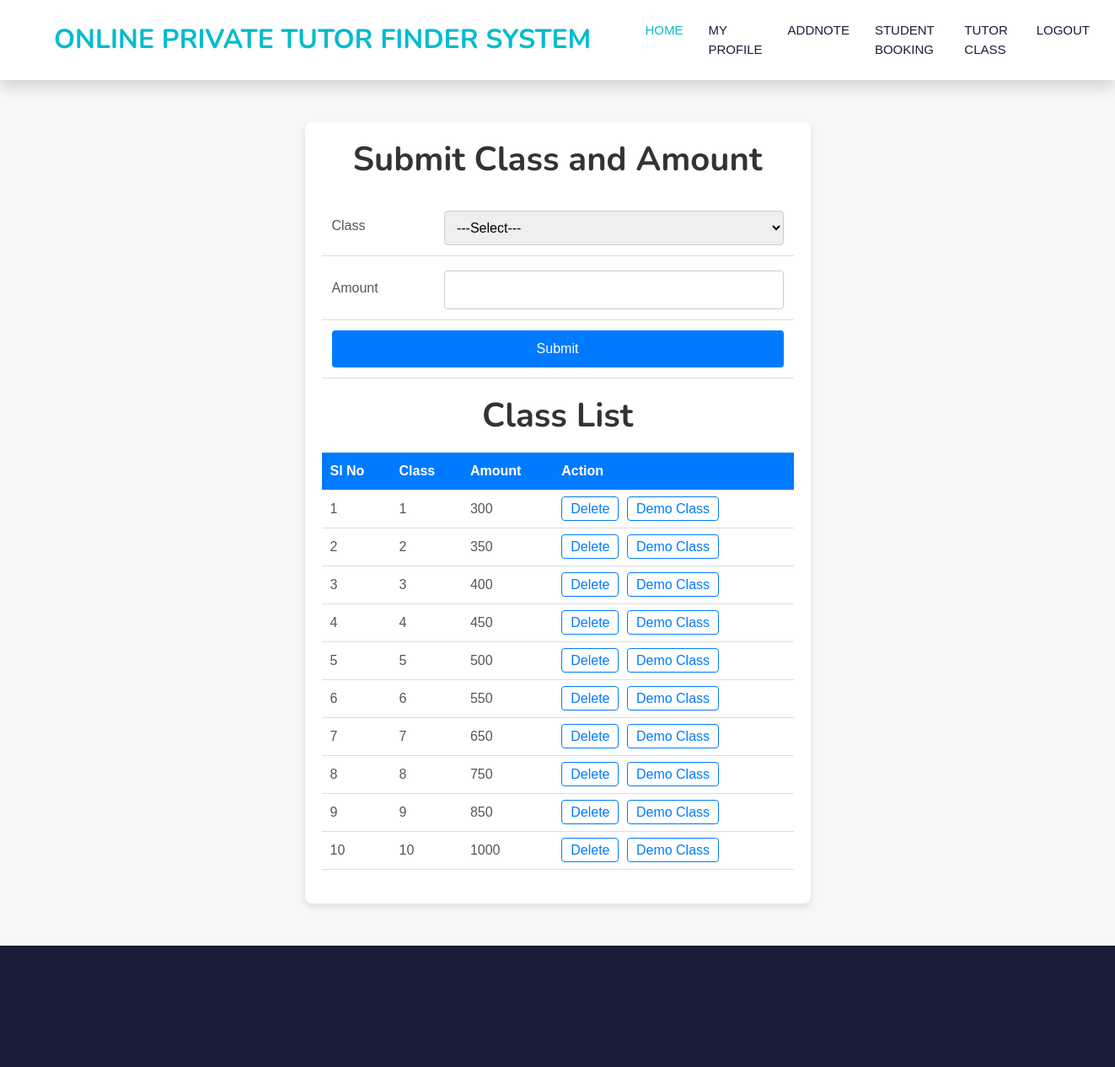
/Project/Tutor/Tutorclass.php (signed in), run on the app's committed database.
### tables this page shows
CREATE TABLE `tbl_tutorclass` (
  `tutorclass_id` int(11) NOT NULL,
  `tutorclass_amount` varchar(35) NOT NULL,
  `class_id` int(11) NOT NULL,
  `tutor_id` int(11) NOT NULL
);

CREATE TABLE `tbl_class` (
  `class_id` int(11) NOT NULL,
  `class_name` varchar(40) NOT NULL
);

### Project/Tutor/Tutorclass.php (the view, shortened to what this page needs)
<?php
include('../Assets/connection/connection.php');
include("Head.php");
?>
  <!DOCTYPE html>
<html lang="en">
<head>
</head>
<body>
<div class="form-container">
    <h1>Submit Class and Amount</h1>
    <form id="form1" name="form1" method="post" action="">
        <table>
            <tr>
                <td><label for="sel_class">Class</label></td>
                <td>
                    <select name="sel_class" id="sel_class" required>
                        <option value="">---Select---</option>
                    </select>
                </td>
            </tr>
            <tr>
                <td><label for="txtamount">Amount</label></td>
                <td><input type="text" name="txtamount" id="txtamount" required /></td>
            </tr>
            <tr>
                <td colspan="2" align="center">
                    <input type="submit" name="btnsubmit" id="btnsubmit" value="Submit" />
                </td>
            </tr>
        </table>
    </form>
    <h1>Class List</h1>
    <table class="list-table">
        <tr>
            <th>Sl No</th>
            <th>Class</th>
            <th>Amount</th>
            <th>Action</th>
        </tr>
        <?php
        $i=0;
        $sel="select * from tbl_tutorclass tc inner join tbl_class c on c.class_id = tc.class_id where tutor_id='".$_SESSION['tutorid']."'";
        $result=$Conn->query($sel);
        while($data=$result->fetch_assoc()) {
        $i++;
        ?>
        <tr>
            <td><?php echo $i?></td>
            <td><?php echo $data["class_name"]?></td>
            <td><?php echo $data["tutorclass_amount"]?></td>
            <td>
                <a href="Tutorclass.php?id=<?php echo $data['tutorclass_id']?>">Delete</a>
                <a href="Demo.php?did=<?php echo $data['tutorclass_id']?>">Demo Class</a>
            </td>
        </tr>
        <?php } ?>
    </table>
</div>
</body>
</html>
<?php
include("Foot.php");
?>

### Project/Assets/Template/Main/css/style.css (style rules this page uses)
:root { --primary: #06BBCC; --light: #F0FBFC; --dark: #181d38; }

### Project/Tutor/Tutorclass.php (style rules this page uses)
body { font-family: Arial, sans-serif; background-color: #f7f7f7; margin: 0; padding: 0; }
.form-container { width: 100%; max-width: 600px; margin: 50px auto; background-color: #fff; padding: 20px; box-shadow: 0px 4px 8px rgba(0, 0, 0, 0.1); border-radius: 8px; }
h1 { text-align: center; margin-bottom: 20px; color: #333; }
table { width: 100%; border-collapse: collapse; margin-bottom: 20px; }
td { padding: 12px; border-bottom: 1px solid #ddd; }
input[type="text"], select { width: 100%; padding: 10px; font-size: 16px; margin-top: 5px; border: 1px solid #ccc; border-radius: 4px; box-sizing: border-box; }
input[type="submit"] { background-color: #007bff; color: white; border: none; padding: 10px; border-radius: 4px; cursor: pointer; width: 100%; font-size: 16px; }
table.list-table { width: 100%; border-collapse: collapse; }
.list-table th, .list-table td { padding: 10px; border-bottom: 1px solid #ddd; text-align: left; }
.list-table th { background-color: #007bff; color: white; }
.list-table a { color: #007bff; text-decoration: none; padding: 5px 10px; border: 1px solid #007bff; border-radius: 4px; margin-right: 5px; }

### data on the page
tbl_tutorclass: class.class_name "1", tutorclass_amount "300"
tbl_tutorclass: class.class_name "2", tutorclass_amount "350"
tbl_tutorclass: class.class_name "3", tutorclass_amount "400"
tbl_tutorclass: class.class_name "4", tutorclass_amount "450"
tbl_tutorclass: class.class_name "5", tutorclass_amount "500"
tbl_tutorclass: class.class_name "6", tutorclass_amount "550"
tbl_tutorclass: class.class_name "7", tutorclass_amount "650"
tbl_tutorclass: class.class_name "8", tutorclass_amount "750"
tbl_tutorclass: class.class_name "9", tutorclass_amount "850"
tbl_tutorclass: class.class_name "10", tutorclass_amount "1000"
